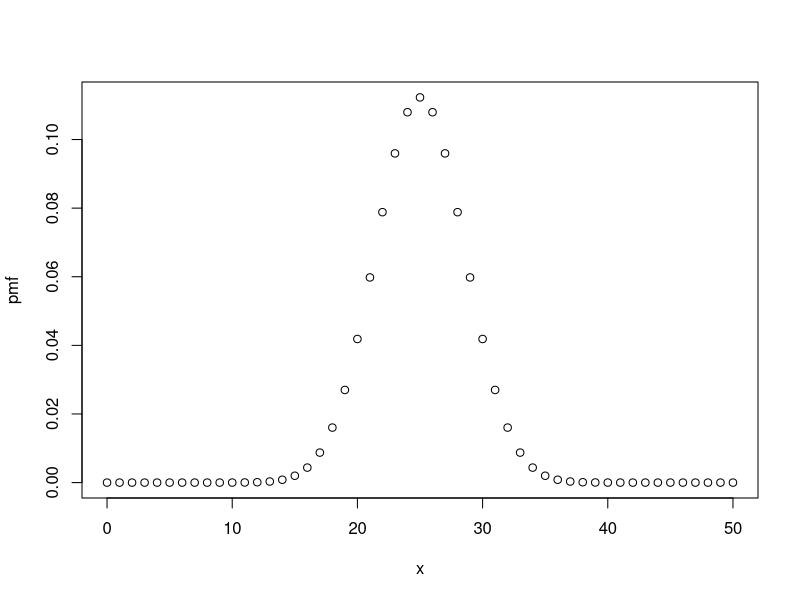
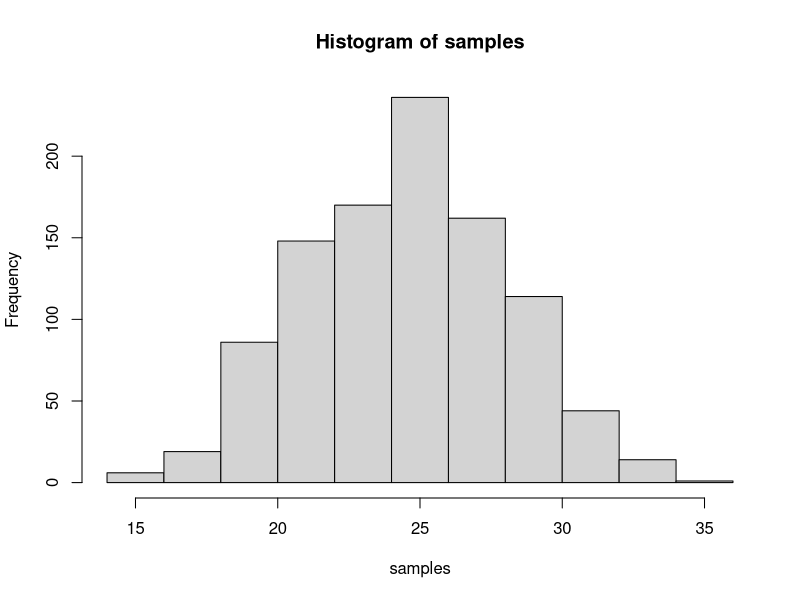

Reproduce these figures in R, in order.
x <- seq(0, 50, by = 1)
pmf <- dbinom(x, 50, 0.5)
plot(x, pmf)

# P(X <= 25) with n = 50, p = 0.5
prob <- pbinom(25, 50, 0.5) # 0.5561376
# P(X = 25) with n = 50, p = 0.5
prob <- dbinom(25, 50, 0.5) # 0.1122752
# P(X <= a) = prob
quantile <- qbinom(prob, 50, 0.5) # 25

# sample based on binomial distribution
samples <- rbinom(1000, 50, 0.5)
hist(samples)
